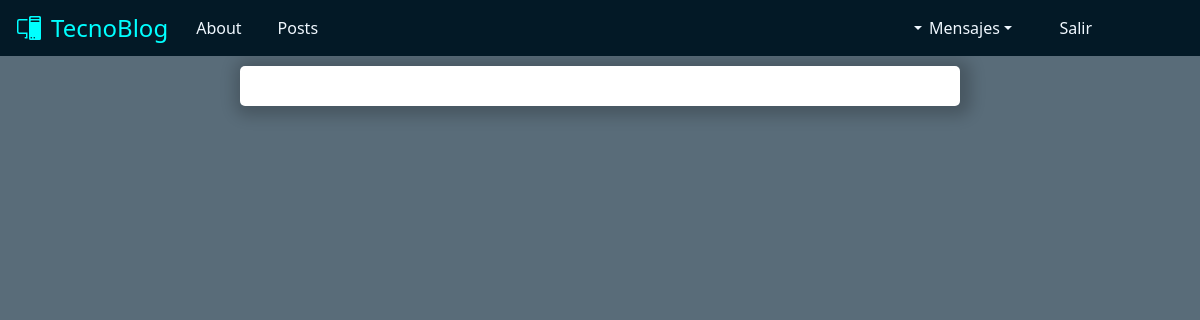
The app's page /profile/verMensajes, older data.
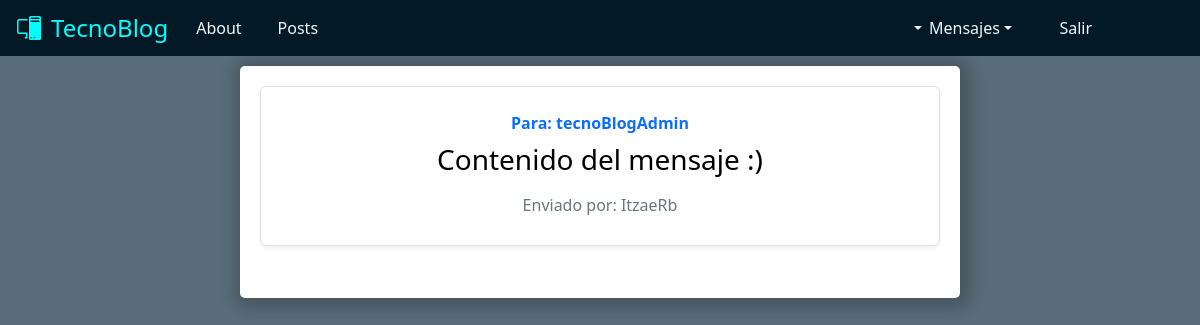
The same page, newer data.
### tecnoBlogAdmin/models.py (models this page shows)
class Mensajes(models.Model):
    destinatario = models.CharField(max_length=30)
    contenido = models.CharField(max_length=500)
    remitente = models.CharField(max_length=30)
    fecha = models.DateField()

### tecnoBlog/views.py (the view)
# urls.py: path('profile/verMensajes', verMensajes),
def verMensajes(request=None):
    mensajes = Mensajes.objects.all() #Trae todo
    return render(request, "verMensajes.html", {"mensajes": mensajes})

### tecnoBlog/template/verMensajes.html (shortened to what this page needs)
{% extends 'homePageUsuario.html' %}
{% block content %}
    <div class="contenido_posts">
      {% for mensaje in mensajes %}
      <div class="row mb-2">
          <div class="col-md-12">
            <div class="row g-0 border rounded overflow-hidden flex-md-row mb-4 shadow-sm h-md-250 position-relative">
              <div class="col p-4 d-flex flex-column position-static">
              <strong class="d-inline-block mb-2 text-primary">Para: {{ mensaje.destinatario }}</strong>
                <h3 class="mb-0">{{ mensaje.contenido | safe}}</h3>
                <div class="mb-1 text-muted">Enviado por: {{ mensaje.remitente }}</div>
              </div>
            </div>
          </div>
        </div>
        {% endfor %}
    </div>
{% endblock %}

Row changes from the older to the newer data that the page shows:
added Mensajes: destinatario "tecnoBlogAdmin", contenido "Contenido del mensaje :)", remitente "ItzaeRb"
